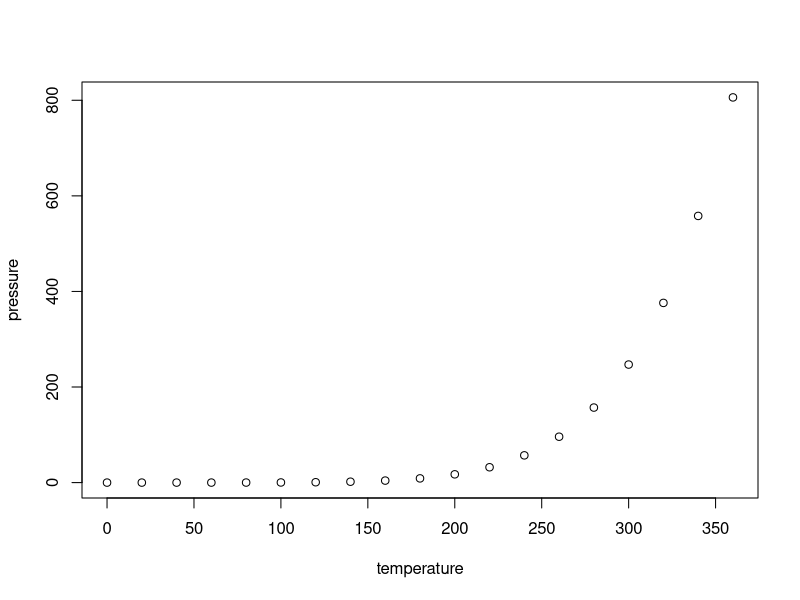
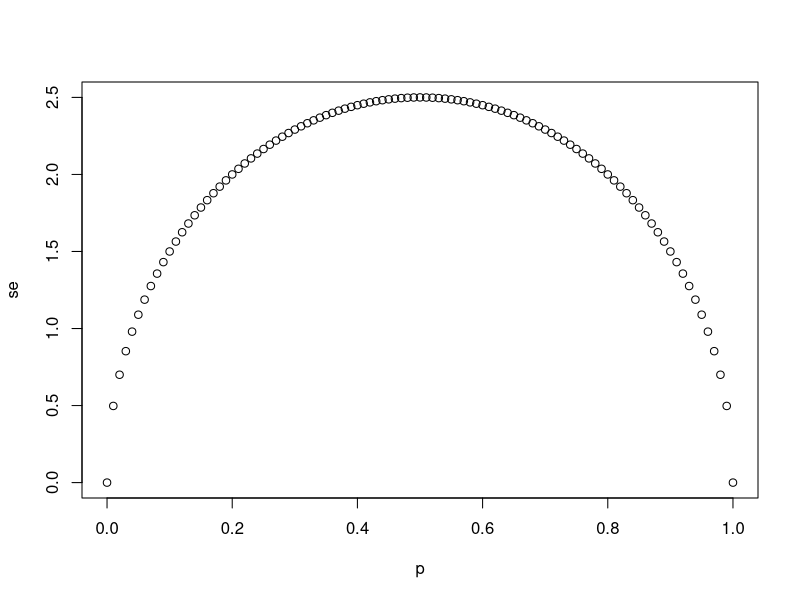
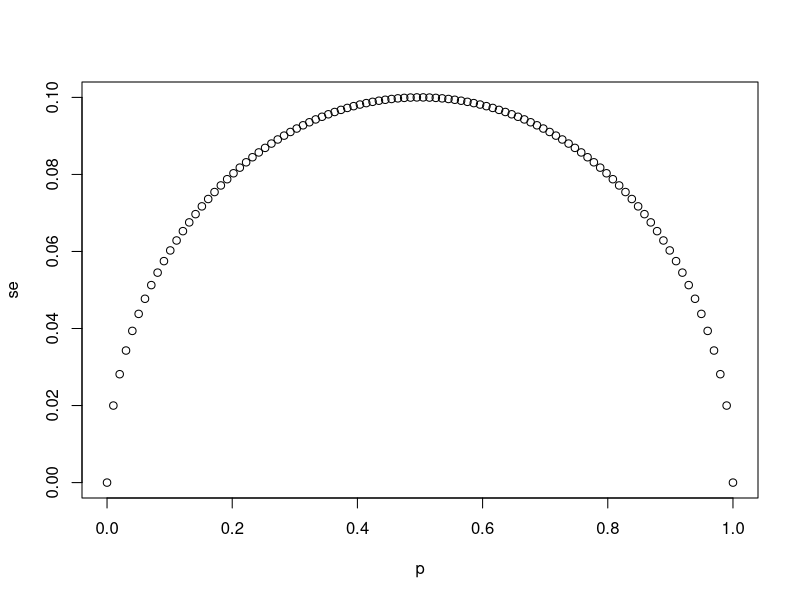
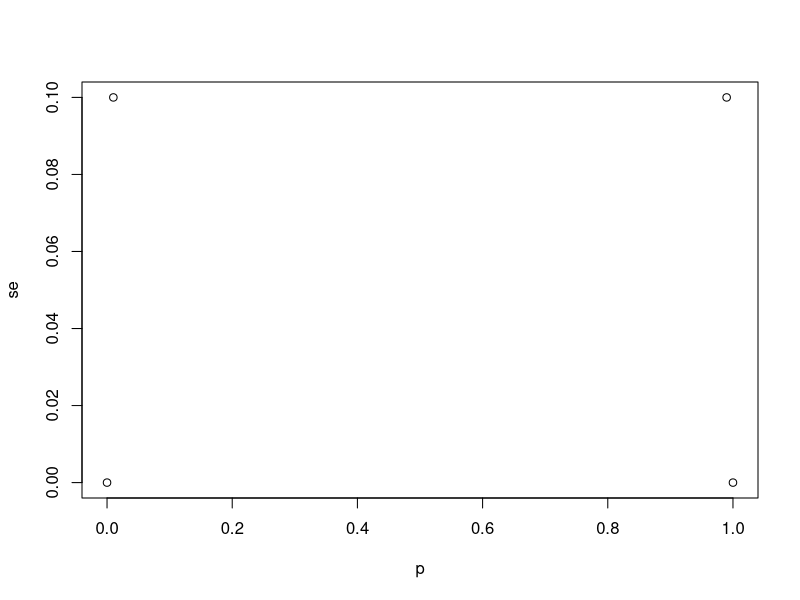
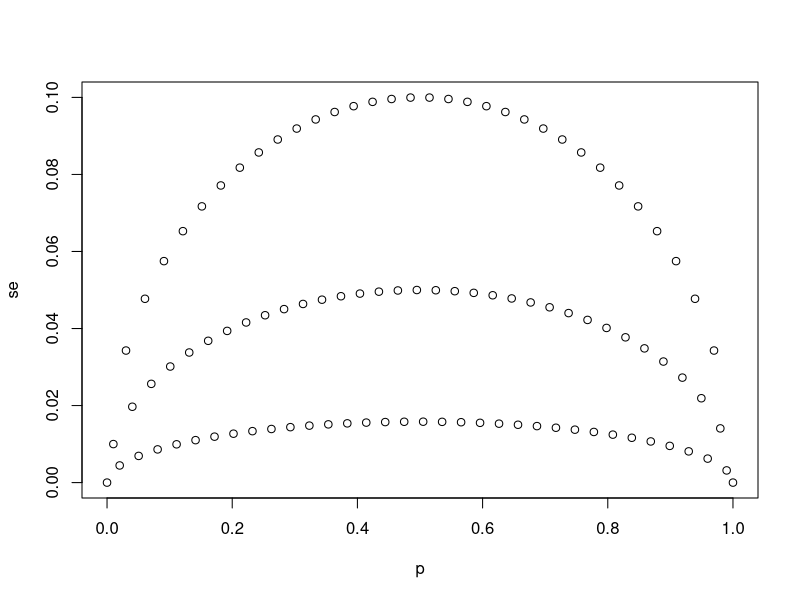
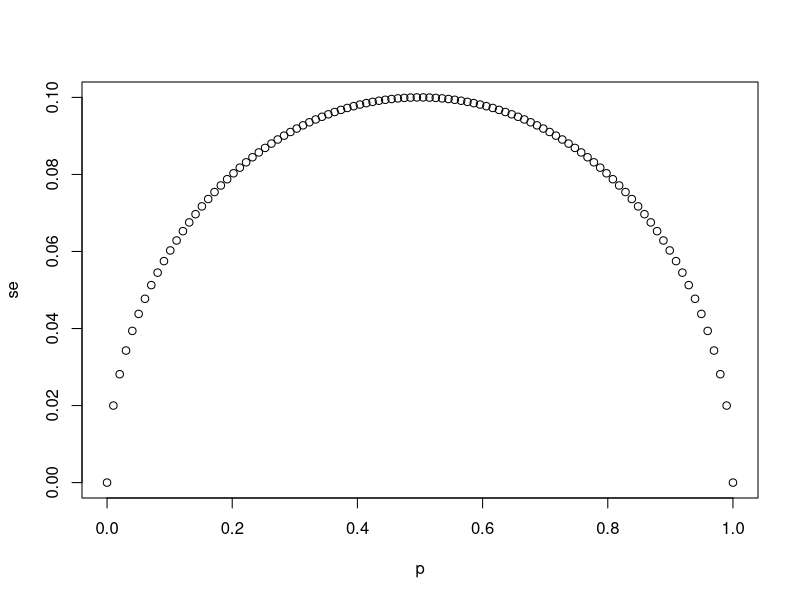
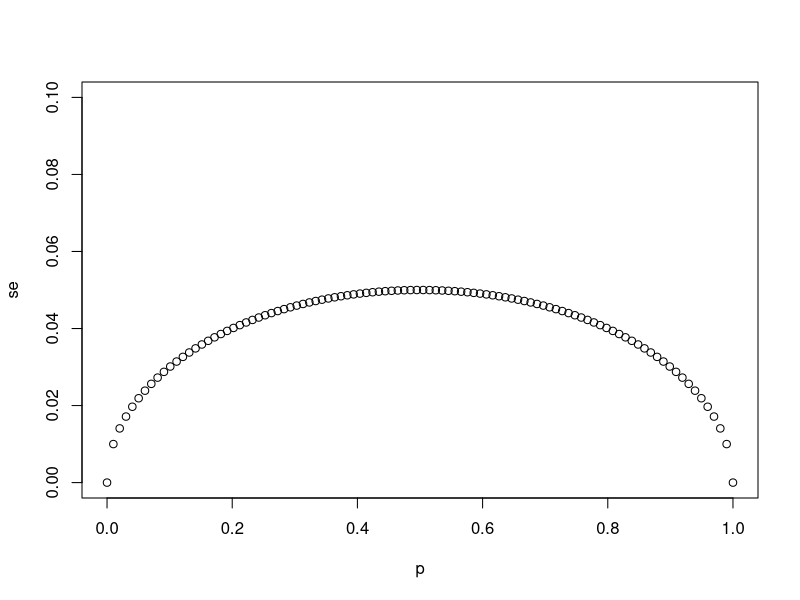
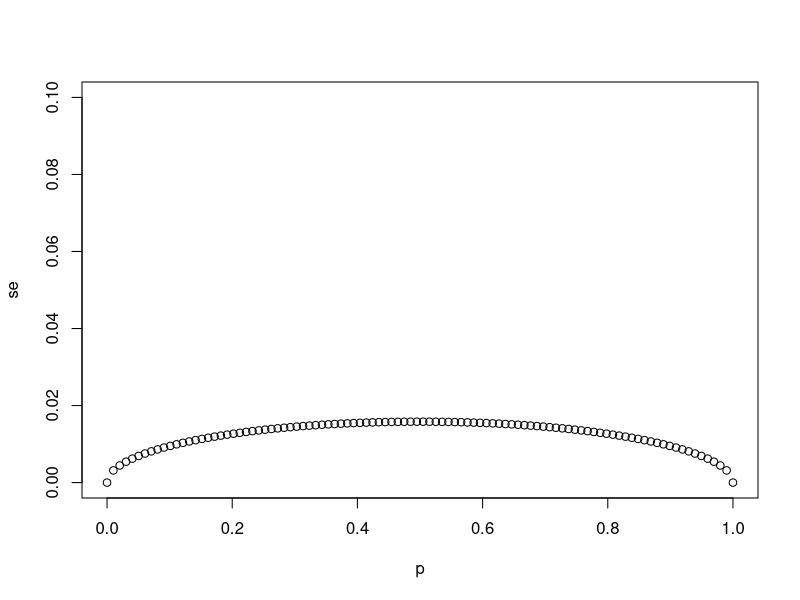

Here is the R script that generated these plots, in order:
## ---- chunk 1
knitr::opts_chunk$set(echo = TRUE)
## ---- chunk 2
summary(cars)
## ---- chunk 3
plot(pressure)
## ---- chunk 4
# `N` represents the number of people polled
N <- 25

# Create a variable `p` that contains 100 proportions ranging from 0 to 1 using the `seq` function
p <- seq(0, 1, 1/100)
p

# Create a variable `se` that contains the standard error of each sample average
se <- sqrt(N*p*(1-p))

# Plot `p` on the x-axis and `se` on the y-axis
plot(p, se)
## ---- chunk 5
# `N` represents the number of people polled
N <- 25

# Create a variable `p` that contains 100 proportions ranging from 0 to 1 using the `seq` function
p <- seq(0, 1, length.out=100)

# Create a variable `se` that contains the standard error of each sample average
se <- sqrt(p*(1-p)/N)

# Plot `p` on the x-axis and `se` on the y-axis
plot(p, se)
## ---- chunk 6
# The vector `p` contains 100 proportions of Democrats ranging from 0 to 1 using the `seq` function
p <- seq(0, 1, length = 100)

# The vector `sample_sizes` contains the three sample sizes
sample_sizes <- c(25, 100, 1000)

# Write a for-loop that calculates the standard error `se` for every value of `p` for each of the three samples sizes `N` in the vector `sample_sizes`. Plot the three graphs, using the `ylim` argument to standardize the y-axis across all three plots.
se <- sqrt(p*(1-p))
plot(p, se, ylim=c(0, 0.1))

## ---- chunk 7
# The vector `p` contains 100 proportions of Democrats ranging from 0 to 1 using the `seq` function
p <- seq(0, 1, length = 100)

# The vector `sample_sizes` contains the three sample sizes
sample_sizes <- c(25, 100, 1000)

# Write a for-loop that calculates the standard error `se` for every value of `p` for each of the three samples sizes `N` in the vector `sample_sizes`. Plot the three graphs, using the `ylim` argument to standardize the y-axis across all three plots.
se <- sqrt(p*(1-p)/sample_sizes)
plot(p, se, ylim=c(0, 0.1))
## ---- chunk 8
# The vector `p` contains 100 proportions of Democrats ranging from 0 to 1 using the `seq` function
p <- seq(0, 1, length = 100)

# The vector `sample_sizes` contains the three sample sizes
sample_sizes <- c(25, 100, 1000)

# Write a for-loop that calculates the standard error `se` for every value of `p` for each of the three samples sizes `N` in the vector `sample_sizes`. Plot the three graphs, using the `ylim` argument to standardize the y-axis across all three plots.
for (N in sample_sizes) {
  se <- sqrt(p*(1-p)/N)
  plot(p, se, ylim=c(0, 0.1))
}
## ---- chunk 9
# `N` represents the number of people polled
N <- 25

# `p` represents the proportion of Democratic voters
p <- 0.45

# Calculate the standard error of the spread. Print this value to the console.
2*sqrt(p*(1-p)/N)

## ---- chunk 10
B <- 10000
N <- 1000
p <- 0.48   # But since we do not know the p, the population parameter


X_hat <- replicate(B, {
  X <- sample(c(0, 1), size=N, replace=T, prob=c(1-p, p))
  mean(X)
})


mean(X_hat)
sd(X_hat)
## ---- chunk 11
library(gridExtra)
library(tidyverse)


p1 <- data.frame(X_hat=X_hat) %>%
  ggplot(aes(X_hat)) +
  geom_histogram(binds=30, color="black")

# ======================================================================================================================
# ======================================================================================================================
p2 <- data.frame(X_hat=X_hat) %>%
  ggplot(aes(sample=X_hat)) +
  stat_qq(dparams=list(mean=mean(X_hat), sd=sd(X_hat))) +
  geom_abline() +
  ylab("X_hat") +
  xlab("Theoretical normal")


grid.arrange(p1, p2, nrow=1)  
## ---- chunk 12
N <- 100000
p <- seq(0.35, 0.65, length=100)


SE <- sapply(p, function(x) 2*sqrt(x*(1-x)/N))

data.frame(SE=SE) %>%
  ggplot(aes(p, SE)) +
  geom_line()
## ---- chunk 13
# Write a function called `take_sample` that takes `p` and `N` as arguements and returns the average value of a randomly sampled population.
take_sample <- function(p, N) mean(sample(c(1, 0), size=N, prob=c(p, 1-p), replace=T))




# Use the `set.seed` function to make sure your answer matches the expected result after random sampling
set.seed(1, sample.kind="Rounding")

# Define `p` as the proportion of Democrats in the population being polled
p <- 0.45

# Define `N` as the number of people polled
N <- 100

# Call the `take_sample` function to determine the sample average of `N` randomly selected people from a population containing a proportion of Democrats equal to `p`. Print this value to the console.
take_sample(p, N)

## ---- chunk 14
# Write a function called `take_sample` that takes `p` and `N` as arguements and returns the average value of a randomly sampled population.
take_sample <- function(p, N) {
    sample <- sample(c(1, 0), size=N, prob=c(p, 1-p), replace=T)
    mean(sample)
}




# Use the `set.seed` function to make sure your answer matches the expected result after random sampling
set.seed(1, sample.kind="Rounding")

# Define `p` as the proportion of Democrats in the population being polled
p <- 0.45

# Define `N` as the number of people polled
N <- 100

# Call the `take_sample` function to determine the sample average of `N` randomly selected people from a population containing a proportion of Democrats equal to `p`. Print this value to the console.
take_sample(p, N)

## ---- chunk 15
# Define `p` as the proportion of Democrats in the population being polled
p <- 0.45

# Define `N` as the number of people polled
N <- 100

# The variable `B` specifies the number of times we want the sample to be replicated
B <- 10000

# Use the `set.seed` function to make sure your answer matches the expected result after random sampling
set.seed(1, sample.kind="Rounding")

# Create an objected called `errors` that replicates subtracting the result of the `take_sample` function from `p` for `B` replications
errors <- p - replicate(B, take_sample(p, N))


# Calculate the mean of the errors. Print this value to the console.
mean(errors)

## ---- chunk 16
# Define `p` as the proportion of Democrats in the population being polled
p <- 0.45

# Define `N` as the number of people polled
N <- 100

# The variable `B` specifies the number of times we want the sample to be replicated
B <- 10000

# Use the `set.seed` function to make sure your answer matches the expected result after random sampling
set.seed(1, sample.kind="Rounding")

# We generated `errors` by subtracting the estimate from the actual proportion of Democratic voters
errors <- replicate(B, p - take_sample(p, N))

# Calculate the mean of the absolute value of each simulated error. Print this value to the console.
mean(abs(errors))

## ---- chunk 17
# Define `p` as the proportion of Democrats in the population being polled
p <- 0.45

# Define `N` as the number of people polled
N <- 100

# The variable `B` specifies the number of times we want the sample to be replicated
B <- 10000

# Use the `set.seed` function to make sure your answer matches the expected result after random sampling
set.seed(1, sample.kind="Rounding")

# We generated `errors` by subtracting the estimate from the actual proportion of Democratic voters
errors <- replicate(B, p - take_sample(p, N))

# Calculate the standard deviation of `errors`
sqrt(mean(errors^2))

## ---- chunk 18
# Define `p` as the expected value equal to 0.45
p <- 0.45

# Define `N` as the sample size
N <- 100

# Calculate the standard error
sqrt(p*(1-p)/N)

## ---- chunk 19
# Define `p` as a proportion of Democratic voters to simulate
p <- 0.45

# Define `N` as the sample size
N <- 100

# Use the `set.seed` function to make sure your answer matches the expected result after random sampling
set.seed(1, sample.kind="Rounding")

# Define `X` as a random sample of `N` voters with a probability of picking a Democrat ('1') equal to `p`
X <- sample(c(1, 0), N, prob=c(p, 1-p), replace=T)

# Define `X_bar` as the average sampled proportion
X_bar <- mean(X)

# Calculate the standard error of the estimate. Print the result to the console.
sqrt(p*(1-p)/N)

## ---- chunk 20
# Define `p` as a proportion of Democratic voters to simulate
p <- 0.45

# Define `N` as the sample size
N <- 100

# Use the `set.seed` function to make sure your answer matches the expected result after random sampling
set.seed(1, sample.kind="Rounding")

# Define `X` as a random sample of `N` voters with a probability of picking a Democrat ('1') equal to `p`
X <- sample(c(1, 0), N, prob=c(p, 1-p), replace=T)

# Define `X_bar` as the average sampled proportion
X_bar <- mean(X)

# Calculate the standard error of the estimate. Print the result to the console.
sqrt(X_bar*(1-X_bar)/N)

## ---- chunk 21
library(tidyverse)


N <- seq(100, 5000, len = 100)
p <- 0.5
se <- sqrt(p*(1-p)/N)


data.frame(se=se) %>%
  ggplot(aes(N, se)) +
  geom_line()
## ---- chunk 22
# Define `p` as the proportion of Democrats in the population being polled
p <- 0.45

# Define `N` as the number of people polled
N <- 100

# The variable `B` specifies the number of times we want the sample to be replicated
B <- 10000

# Use the `set.seed` function to make sure your answer matches the expected result after random sampling
set.seed(1, sample.kind="Rounding")

# Generate `errors` by subtracting the estimate from the actual proportion of Democratic voters
errors <- replicate(B, p - take_sample(p, N))

# Generate a qq-plot of `errors` with a qq-line showing a normal distribution
qqnorm(errors)  
qqline(errors)




data.frame(errors=errors) %>%
  ggplot(aes(sample=errors)) +
  stat_qq(dparams=list(mean=mean(errors), sd=sd(errors))) +
  geom_abline() 
## ---- chunk 23
# Define `p` as the proportion of Democrats in the population being polled
p <- 0.45

# Define `N` as the number of people polled
N <- 100

# Calculate the probability that the estimated proportion of Democrats in the population is greater than 0.5. Print this value to the console.
1 - pnorm(0.5, mean=p, sd=sqrt(p*(1-p)/N))


## ---- chunk 24
# Define `N` as the number of people polled
N <-100

# Define `X_hat` as the sample average
X_hat <- 0.51

# Define `se_hat` as the standard error of the sample average
se_hat <- sqrt(X_hat*(1-X_hat)/N)

# Calculate the probability that the error is 0.01 or larger
pnorm(0.01, mean=X_hat, sd=se_hat) - pnorm(-0.01, mean=X_hat, sd=se_hat)

## ---- chunk 25
# Define `N` as the number of people polled
N <-100

# Define `X_hat` as the sample average
X_hat <- 0.51

# Define `se_hat` as the standard error of the sample average
se_hat <- sqrt(X_hat*(1-X_hat)/N)

# Calculate the probability that the error is 0.01 or larger
1 - pnorm(.01, 0, se_hat) + pnorm(-0.01, 0, se_hat)

